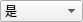
<?xml version="1.0" encoding="UTF-8"?>
<ui version="4.0">
 <class>ComboBox</class>
 <widget class="QWidget" name="ComboBox">
  <property name="geometry">
   <rect>
    <x>0</x>
    <y>0</y>
    <width>83</width>
    <height>22</height>
   </rect>
  </property>
  <property name="windowTitle">
   <string>Form</string>
  </property>
  <layout class="QGridLayout" name="gridLayout">
   <property name="leftMargin">
    <number>0</number>
   </property>
   <property name="topMargin">
    <number>0</number>
   </property>
   <property name="rightMargin">
    <number>0</number>
   </property>
   <property name="bottomMargin">
    <number>0</number>
   </property>
   <property name="spacing">
    <number>0</number>
   </property>
   <item row="0" column="0">
    <widget class="QComboBox" name="cmbBox">
     <property name="editable">
      <bool>false</bool>
     </property>
     <item>
      <property name="text">
       <string>是</string>
      </property>
     </item>
     <item>
      <property name="text">
       <string>否</string>
      </property>
     </item>
    </widget>
   </item>
  </layout>
 </widget>
 <resources/>
 <connections/>
</ui>
